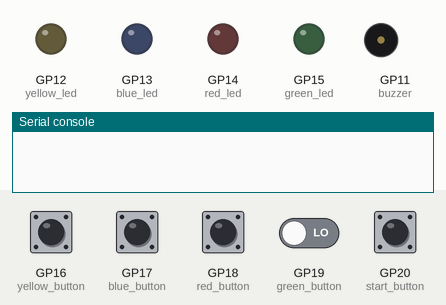
This program was run on a simulated Raspberry Pi Pico running MicroPython. Shown: output pins drawn as LEDs (lit = HIGH), buzzer (waves = sounding), the last lines printed to the serial console. Dashed ring = blinking. The test bench sets the inputs (shaded band); at power-on: GP16 (yellow_button), GP17 (blue_button), GP18 (red_button), GP19 (green_button), GP20 (start_button) LOW. Random numbers come from a fixed seed.

Above: at 1.2 s.
1.3 s: GP20 (start_button) pulled HIGH for 0.15 s
At 1.5 s:
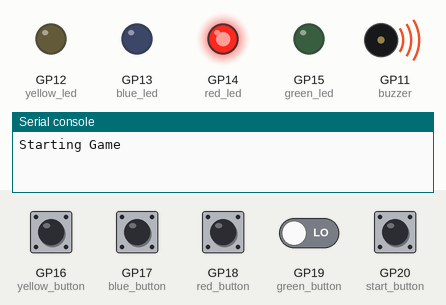
3.2 s: GP16 (yellow_button) pulled HIGH for 0.15 s
At 4.7 s:
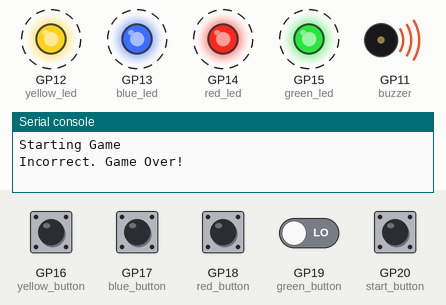
6.3 s: GP19 (green_button) driven HIGH and GP20 (start_button) driven HIGH
At 7.8 s:
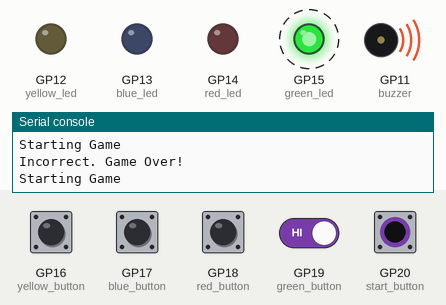
9.3 s: GP19 (green_button) driven LOW
12.3 s: GP19 (green_button) driven HIGH
At 12.5 s:
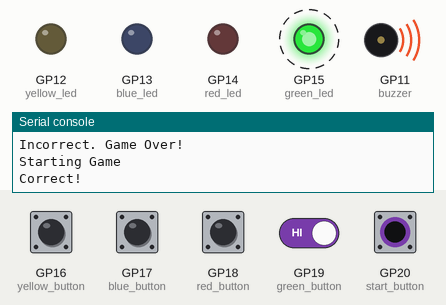
15.3 s: GP20 (start_button) driven LOW
Timing chart, 0 to 18.2 s (numbered marks = the images above; inputs shaded):
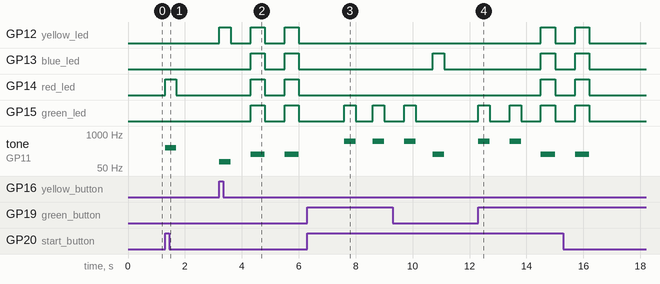

The program:

unittests.py
```python
from gamecode import SimonGame
from time import sleep

game = SimonGame()

#--------------------------------------------------------------------------
#Play Tone Tests
#1. Does the tone play for 0.5 seconds?
#2. Are the tones differentiated?

print ("Testing Blue Tone Playing")
game.PlayNote("E3", 0.5)
print ("Testing Green Tone Playing: ")
game.PlayNote("C5", 0.5)
print ("Testing Red Tone Playing: ")
game.PlayNote("D4", 0.5)
print ("Testing Yellow Tone Playing: ")
game.PlayNote("F2", 0.5)

#---------------------------------------------------------------------------
#Play LED Tests
#1. Does each colour led turn on?
#2. Does each colour led turn off?

print ("Testing Blue LED Playing: ")
game.blue_led.on()
sleep(0.2)
game.blue_led.off()
print ("Testing Green LED Playing: ")
game.green_led.on()
sleep(0.2)
game.green_led.off()
print ("Testing Red LED Playing: ")
game.red_led.on()
sleep(0.2)
game.red_led.off()
print ("Testing Yellow LED Playing: ")
game.yellow_led.on()
sleep(0.2)
game.yellow_led.off()

#---------------------------------------------------------------------------
#Play Buttons Tests
#1. Does each button for each colour turn on?
#2. Does each button work in syncrhonisation with the Piezo?

print ("Press a Button to test Button input.")
game.GetUserInput()
print (f"The Button that has been pressed is {game.user_sequence}")

#----------------------------------------------------------------------------
#Stop Functions Test
#1. Does the stop function work to turn off an LED?
game.red_led.on()
print ("The red LED has been turned on and will be for 2 seconds.")
sleep(2)
game.Stop()
print ("The red LED has stopped function.")

#----------------------------------------------------------------------------
#Random Sequences Test
#Can the pico generate random sequences?
print ("The Pico is now generating 4 random choices for the user.")
game.AddToSequence()
sleep(0.2)
game.AddToSequence()
sleep(0.2)
game.AddToSequence()
sleep(0.2)
game.AddToSequence()
sleep(0.2)
game.Stop()
print ("The generated sequence is complete. The above 4 numbers are the sequence.")

#----------------------------------------------------------------------------
#Printing LED Choice Test
print ("Printing the chosen button.")
print(game.CHOICE())
print ("The button you pressed has been displayed in the terminal.")

#----------------------------------------------------------------------------
#Begin Game Test
#1. Test to begin the begin game program.
print ("The BEGINGAME test will now begin.")
game.BEGINGAME()
print ("The BEGINGAME test has ended.")
#----------------------------------------------------------------------------
#Main Game Loop Test (BUTTON TEST)
#1. Test to run the entire game loop.
print ("The main game loop will now begin.")
game.PLAYGAME()
```

gamecode.py
```python
from machine import Pin, PWM
from time import sleep
import random
from piezoNotes import *

class SimonGame:
    # PINS
    green_led = Pin(15, Pin.OUT)
    red_led = Pin(14, Pin.OUT)
    blue_led = Pin(13, Pin.OUT)
    yellow_led = Pin(12, Pin.OUT)

    # BUTTONS
    green_button = Pin(19, Pin.IN)
    red_button = Pin(18, Pin.IN)
    blue_button = Pin(17, Pin.IN)
    yellow_button = Pin(16, Pin.IN)
    start_button = Pin(20, Pin.IN)

    LEDS = [green_led, red_led, blue_led, yellow_led]
    BUTTONS = [green_button, red_button, blue_button, yellow_button]

    # Define pitches for each colour
    colour_notes = {
        green_led: "C5",
        red_led: "D4",
        blue_led: "E3",
        yellow_led: "F2"
    }

    # Initialize game sequence

    sequence = []
    user_sequence = []
    game_started = False
    game_over = False

    # PIEZO

    buzzer = PWM(Pin(11))

    def PlayNote(self, note, duration):
        self.buzzer.freq(notes[note])
        self.buzzer.duty_u16(1000)
        sleep(duration)
        self.Stop()

    def Stop(self):
        self.buzzer.duty_u16(0)
        for led in self.LEDS:
            led.off()

    def CHOICE(self):
        return random.choice(self.LEDS)

    def BEGINGAME(self):
        self.Stop()
        self.sequence = []
        self.user_sequence = []
        self.game_started = True
        self.game_over = False
        self.AddToSequence()

    def AddToSequence(self):
        self.sequence.append(self.CHOICE())
        self.ShowSequence()

    def ShowSequence(self):
        self.Stop()
        for led in self.sequence:
            led.on()
            self.PlayNote(self.colour_notes[led], 0.4)
            sleep(0.4)
            self.Stop()
            sleep(0.2)
        self.GetUserInput()

    def GetUserInput(self):
        self.user_sequence = []
        while len(self.user_sequence) < len(self.sequence):
            for i, button in enumerate(self.BUTTONS):
                if button.value() == True:
                    LED = self.LEDS[i]
                    LED.on()
                    self.PlayNote(self.colour_notes[LED], 0.4)
                    self.user_sequence.append(LED)
                    sleep(0.4)
                    self.Stop()
                    sleep(0.2)
                    break
            sleep(0.1)
        self.CheckUserSequence()

    def CheckUserSequence(self):
        if self.user_sequence == self.sequence:
            print(f"Correct!")
            self.AddToSequence()
        else:
            print("Incorrect. Game Over!")
            self.game_over = True
            self.red_led.on()
            self.green_led.on()
            self.blue_led.on()
            self.yellow_led.on()
            self.PlayNote("E3", 0.5)
            sleep(0.5)
            self.Stop()
            sleep(0.2)
            self.red_led.on()
            self.green_led.on()
            self.blue_led.on()
            self.yellow_led.on()
            self.PlayNote("E3", 0.5)
            sleep(0.5)
            self.Stop()
            self.game_started = False

    def PLAYGAME(self):
        while True:
            if self.start_button.value() == True:
                if not self.game_started or self.game_over:
                    print('Starting Game')
                    self.BEGINGAME()
                    sleep(1)
            sleep(0.1)

game = SimonGame()
game.PLAYGAME()
```

piezoNotes.py
```python
notes = {
"B0": 31,
"C1": 33,
"CS1": 35,
"D1": 37,
"DS1": 39,
"E1": 41,
"F1": 44,
"FS1": 46,
"G1": 49,
"GS1": 52,
"A1": 55,
"AS1": 58,
"B1": 62,
"C2": 65,
"CS2": 69,
"D2": 73,
"DS2": 78,
"E2": 82,
"F2": 87,
"FS2": 93,
"G2": 98,
"GS2": 104,
"A2": 110,
"AS2": 117,
"B2": 123,
"C3": 131,
"CS3": 139,
"D3": 147,
"DS3": 156,
"E3": 165,
"F3": 175,
"FS3": 185,
"G3": 196,
"GS3": 208,
"A3": 220,
"AS3": 233,
"B3": 247,
"C4": 262,
"CS4": 277,
"D4": 294,
"DS4": 311,
"E4": 330,
"F4": 349,
"FS4": 370,
"G4": 392,
"GS4": 415,
"A4": 440,
"AS4": 466,
"B4": 494,
"C5": 523,
"CS5": 554,
"D5": 587,
"DS5": 622,
"E5": 659,
"F5": 698,
"FS5": 740,
"G5": 784,
"GS5": 831,
"A5": 880,
"AS5": 932,
"B5": 988,
"C6": 1047,
"CS6": 1109,
"D6": 1175,
"DS6": 1245,
"E6": 1319,
"F6": 1397,
"FS6": 1480,
"G6": 1568,
"GS6": 1661,
"A6": 1760,
"AS6": 1865,
"B6": 1976,
"C7": 2093,
"CS7": 2217,
"D7": 2349,
"DS7": 2489,
"E7": 2637,
"F7": 2794,
"FS7": 2960,
"G7": 3136,
"GS7": 3322,
"A7": 3520,
"AS7": 3729,
"B7": 3951,
"C8": 4186,
"CS8": 4435,
"D8": 4699,
"DS8": 4978
}
```

Measured:
- after the input at 1.3 s, GP14 (red_led): LOW → HIGH at once, → LOW 0.40 s later; tone on GP11 (buzzer): silent → 294 Hz at once, → silent 0.40 s later
- after the input at 3.2 s, GP12 (yellow_led): alternates HIGH for 0.50 s and LOW for 0.70 s, starting at once; GP13 (blue_led), GP14 (red_led), GP15 (green_led): alternates HIGH for 0.50 s and LOW for 0.70 s, starting after 1.1 s; tone on GP11 (buzzer): silent → 87 Hz at once, then repeats every 1.2 s: silent 0.70 s, 165 Hz 0.50 s
- after the input at 6.3 s, GP15 (green_led): alternates HIGH for 0.40 s and LOW for 0.60 s, starting after 1.3 s; tone on GP11 (buzzer): alternates 523 Hz for 0.40 s and silent for 0.60 s, starting after 1.3 s
- after the input at 12.3 s, GP12 (yellow_led), GP13 (blue_led), GP14 (red_led): LOW → HIGH after 2.2 s, → LOW 0.50 s later; GP15 (green_led): alternates HIGH for 0.40 s and LOW for 0.70 s, starting at once; tone on GP11 (buzzer): plays 523 Hz for 0.40 s, 523 Hz for 0.40 s, 165 Hz for 0.50 s, starting at once
